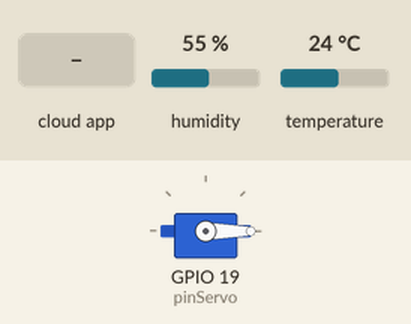
Recording of a sketch running on a simulated ESP32. Shown: servo. Inputs (shaded band) come from the test bench; at power-on: humidity 55 %, temperature 24 °C. WiFi joins after 1.5 s; servers stay silent unless stated; the Firebase database answers and starts empty; what the sketch prints to the serial monitor is not drawn.

Above: at 3.2 s.
3.3 s: the phone or cloud app sets Servo to 90
At 3.9 s:
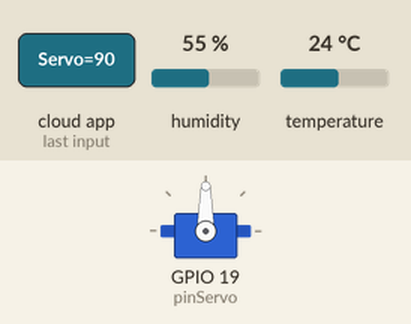
4.8 s: the phone or cloud app sets Servo to 0
At 6.1 s:
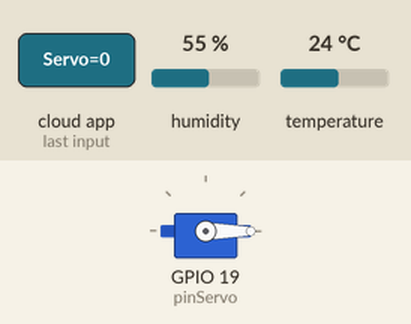
Timing chart, 0 to 7.8 s (numbered marks = the images above; inputs shaded):
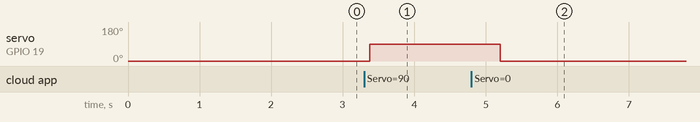

Measured:
- after the input at 3.3 s, servo on GPIO 19 (pinServo): 0° → 90° after 0.08 s
- after the input at 4.8 s, servo on GPIO 19 (pinServo): 90° → 0° after 0.40 s

The sketch:

Mini_Project_4_Firebase.ino
```cpp
#include <FirebaseESP32.h>
#include <WiFi.h>
#include <WiFiClient.h>
#include <Adafruit_Sensor.h>
#include <DHT.h>
#include <DHT_U.h>
#include <ESP32Servo.h>

#define FIREBASE_HOST "https://miniprojectfirebase-2a7aa.firebaseio.com/"
#define FIREBASE_AUTH "Ya9ViNaGHA1l4nnGU8afmv2HXiJOctTZIGyscakF"

//SSID dan Password Wifi
char ssid[] = "Tenda_597398";
char pass[] = "lunakucing";

//Pin yang dipakai
int pinServo = 19;
int pinSuhu = 26;

FirebaseData dataFB;
Servo servo;
int sudut = 0;
int suhu = 0;
int tampSuhu;
int sistem = 1;

DHT dht11(pinSuhu, DHT11);

void setup() {
  Serial.begin(115200);
  WiFi.begin(ssid, pass);
  dht11.begin();
  servo.attach(pinServo); // Servo pin berada di pin 19
  servo.write(0); // Program Berjalan, servo bergerak 0 Derajat
  Firebase.begin(FIREBASE_HOST, FIREBASE_AUTH);
  Firebase.reconnectWiFi(true); // mengijinkan jika koneksi wifi terputus

  connect(); // Mencoba connect ke wifi
}

void connect() {
  Serial.print("Connecting to WiFi...");
  while (WiFi.status() != WL_CONNECTED) {
    Serial.print(".");
    delay(1000);
  }
  Serial.println("Sukses terkoneksi wifi!");
  Serial.println("IP Address:"); //alamat ip lokal
  Serial.println(WiFi.localIP());
}


void loop() {
  Firebase.getString(dataFB, "/Sistem");
  if (dataFB.intData() == 1) {
    sistem = 1;
  } else {
    sistem = 0;
  }

 // if (sistem == 1) {
    tampSuhu = dht11.readTemperature();
    if (!isnan(tampSuhu)) {
      suhu = tampSuhu;
      Firebase.setInt(dataFB, "/Suhu", suhu); // ketika dieksekusi nilai suhu akan diganti
    }
    if (Firebase.getInt(dataFB, "/Servo")) {
      servo.write(dataFB.intData());
    }
//  }
}
```
